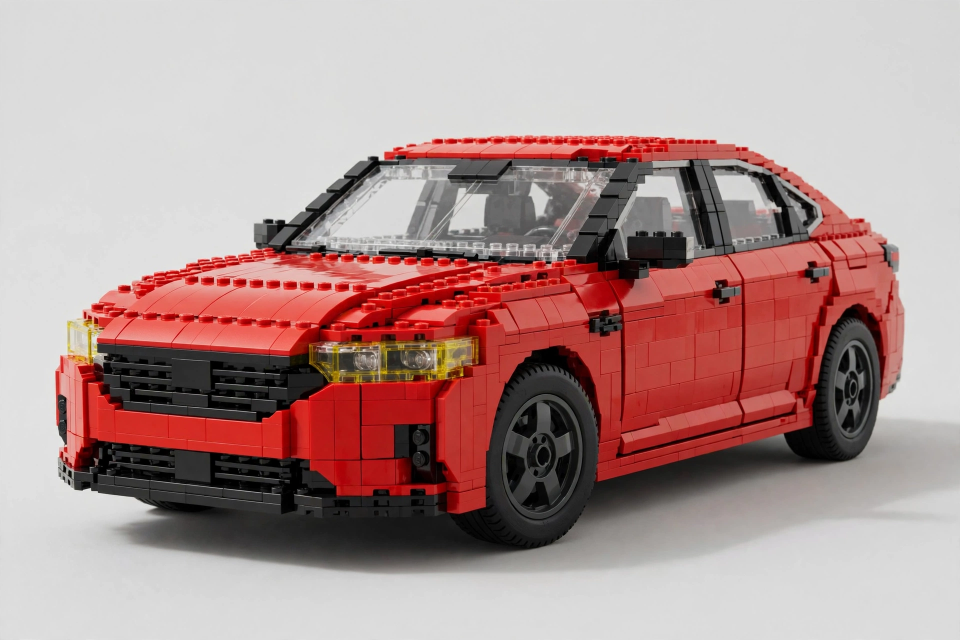
#> input picture runs/video/muse_image/lego_sedan_a.png, 1920 x 1280 px (shown at 1/2 size)
$ python film_dissolve.py ../runs/video/muse_image/lego_sedan_a.png ../runs/video/muse_image/lego_sedan_b.png ../runs/video/muse_image/lego_sedan_b.png 3 5
#> lines starting #> are read from the running program, lines starting #| are printed output that depends on the picture
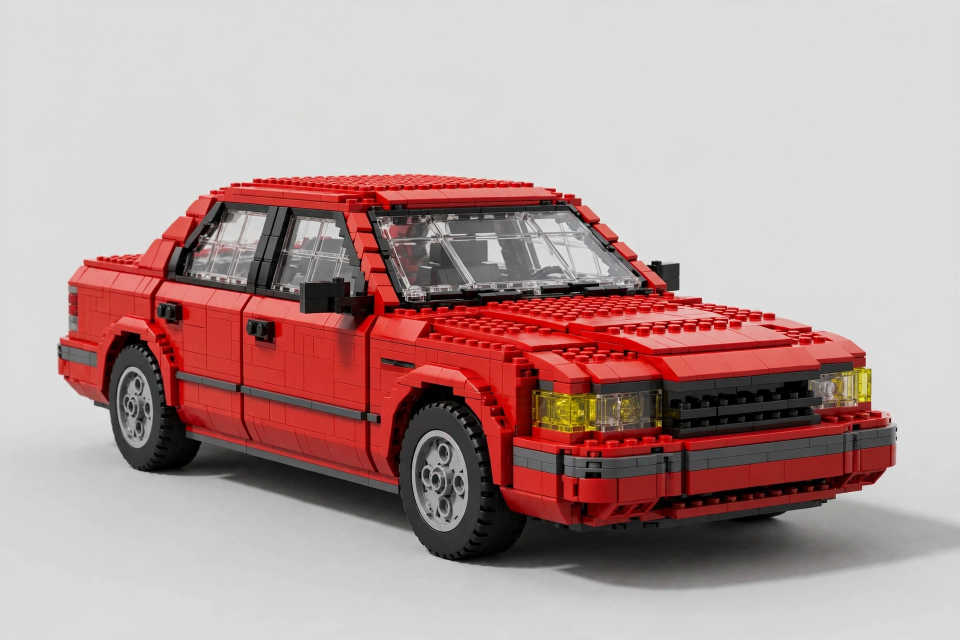
#> input picture runs/video/muse_image/lego_sedan_b.png, 1920 x 1280 px (shown at 1/2 size)
#> in main, a is the input picture: PIL image 1920x1280 RGB; mean R, G, B 175.6, 147.1, 145.1
#> in main, b is the input picture: PIL image 1920x1280 RGB; mean R, G, B 181.5, 155.2, 153.8
"""The stud dissolve: one picture turns into LEGO studs, the studs flip to the next picture's studs, and resolve into it.

The picture is snapped to a grid of 1x1 LEGO cells (each the average colour of its patch, drawn as a plate seen from
above: a stud with a highlight and a soft shadow). Cells take over in a sweeping wave with a little randomness, so
the change reads as bricks clicking in, not a crossfade.

    python scripts/film_dissolve.py a.png b.png out_dir [frames=24] [cell=30]
"""
import sys
from pathlib import Path

import numpy as np
from PIL import Image, ImageDraw, ImageFilter

W, H = 1920, 1080


def tile(cell: int) -> tuple[np.ndarray, np.ndarray]:
    """Shading for one cell: a multiplier (edges darker, stud shadow) and an additive highlight, both cell x cell."""
    s = 4 * cell                                          # draw large, then shrink (antialiased)
#> s = 20
    mul = Image.new("L", (s, s), 255)
#> mul: PIL image 20x20 L; every value is 255
    d = ImageDraw.Draw(mul)
    d.rectangle([0, 0, s - 1, s - 1], outline=170, width=max(2, s // 20))          # the seam between plates
    r = s * 0.31
#> r = 6.2
    c = s / 2
#> c = 10
    shadow = Image.new("L", (s, s), 0)
#> shadow: PIL image 20x20 L; every value is 0
    ImageDraw.Draw(shadow).ellipse([c - r + s * 0.05, c - r + s * 0.08, c + r + s * 0.05, c + r + s * 0.08], fill=80)
    shadow = shadow.filter(ImageFilter.GaussianBlur(s * 0.04))
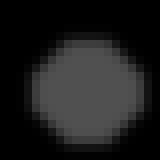
#> shadow: PIL image 20x20 L (shown 8 times larger); min 0, max 80, mean 28.4
    mul = Image.fromarray(np.clip(np.asarray(mul, float) - np.asarray(shadow, float), 0, 255).astype(np.uint8))
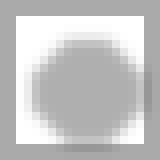
#> mul: PIL image 20x20 L (shown 8 times larger); min 151, max 255, mean 196
    hi = Image.new("L", (s, s), 0)
    hd = ImageDraw.Draw(hi)
    hd.ellipse([c - r, c - r, c + r, c + r], outline=70, width=max(2, s // 18))     # the stud's rim
    hd.ellipse([c - r * 0.55, c - r * 0.75, c + r * 0.05, c - r * 0.2], fill=60)     # its highlight
    hi = hi.filter(ImageFilter.GaussianBlur(s * 0.015))
    mul = np.asarray(mul.resize((cell, cell), Image.LANCZOS), float) / 255
    hi = np.asarray(hi.resize((cell, cell), Image.LANCZOS), float)
    return mul, hi


def studs(img: np.ndarray, cell: int, mul: np.ndarray, hi: np.ndarray) -> np.ndarray:
    """The picture as a field of 1x1 plates seen from above."""
    gh, gw = H // cell + 1, W // cell + 1
#> gh = 217; gw = 385
    pad = np.pad(img, ((0, gh * cell - H), (0, gw * cell - W), (0, 0)), mode="edge")
    avg = pad.reshape(gh, cell, gw, cell, 3).mean(axis=(1, 3))
    big = np.repeat(np.repeat(avg, cell, 0), cell, 1)
    shade = np.tile(mul, (gh, gw))[..., None]
    light = np.tile(hi, (gh, gw))[..., None]
    out = np.clip(big * shade + light, 0, 255)
    return out[:H, :W]


def order(cell: int, seed: int = 7) -> np.ndarray:
    """When each cell flips, 0..1: a left-to-right sweep with a slight diagonal and some jitter."""
    gh, gw = H // cell + 1, W // cell + 1
#> gh = 217; gw = 385
    yy, xx = np.mgrid[0:gh, 0:gw]
    rng = np.random.default_rng(seed)
    o = 0.78 * xx / gw + 0.12 * yy / gh + 0.18 * rng.random((gh, gw))
    o = (o - o.min()) / (o.max() - o.min())
    return np.repeat(np.repeat(o, cell, 0), cell, 1)[:H, :W]


def frames(a: Image.Image, b: Image.Image, n: int = 24, cell: int = 30):
    A = np.asarray(a.convert("RGB").resize((W, H)), float)
    B = np.asarray(b.convert("RGB").resize((W, H)), float)
    mul, hi = tile(cell)
    SA, SB = studs(A, cell, mul, hi), studs(B, cell, mul, hi)
    o = order(cell)[..., None]
    for k in range(n):
        u = (k + 1) / (n + 1)
        if u < 0.35:                                     # the picture becomes studs, cell by cell
            v = u / 0.35
            yield np.where(o < v, SA, A)
        elif u < 0.65:                                   # the studs flip to the next picture's studs
            v = (u - 0.35) / 0.30
            yield np.where(o < v, SB, SA)
        else:                                            # and resolve into it
            v = (u - 0.65) / 0.35
            yield np.where(o < v, B, SB)


def main():
    a, b, out = Image.open(sys.argv[1]), Image.open(sys.argv[2]), Path(sys.argv[3])
    n = int(sys.argv[4]) if len(sys.argv) > 4 else 24
    cell = int(sys.argv[5]) if len(sys.argv) > 5 else 30
    out.mkdir(parents=True, exist_ok=True)
    for k, f in enumerate(frames(a, b, n, cell)):
        Image.fromarray(f.astype(np.uint8)).save(out / f"{k:05d}.png")
#> this loop made 3 passes
    print(n, "frames ->", out)
#| 3 frames -> ../runs/video/muse_image/lego_sedan_b.png


if __name__ == "__main__":
    main()
